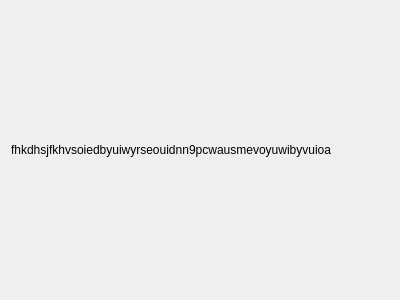
<?xml version="1.0" encoding="UTF-8"?>
<ui version="4.0">
 <class>SquareWidget</class>
 <widget class="QWidget" name="SquareWidget">
  <property name="geometry">
   <rect>
    <x>0</x>
    <y>0</y>
    <width>400</width>
    <height>300</height>
   </rect>
  </property>
  <property name="windowTitle">
   <string>Form</string>
  </property>
  <layout class="QHBoxLayout" name="horizontalLayout">
   <item>
    <widget class="QLabel" name="label">
     <property name="text">
      <string>fhkdhsjfkhvsoiedbyuiwyrseouidnn9pcwausmevoyuwibyvuioa</string>
     </property>
    </widget>
   </item>
  </layout>
 </widget>
 <resources/>
 <connections/>
</ui>
